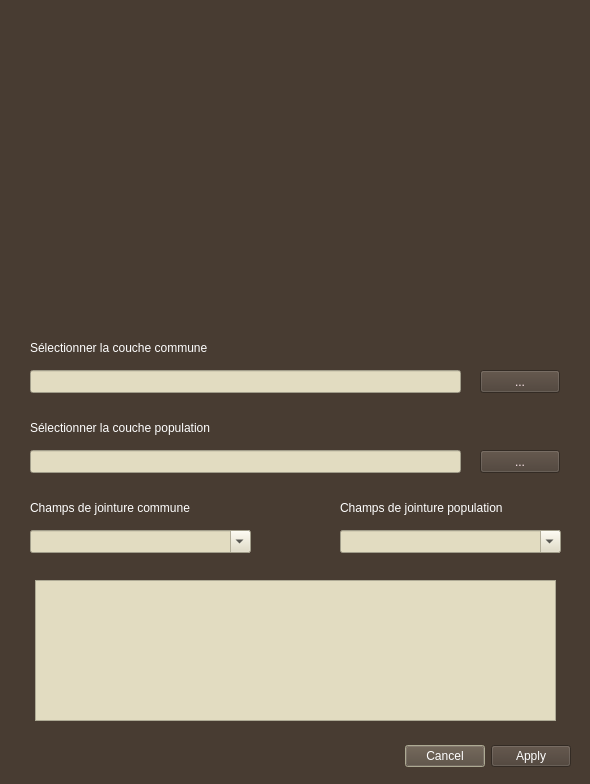
<?xml version="1.0" encoding="UTF-8"?>
<ui version="4.0">
 <class>CreationMapDialogBase</class>
 <widget class="QDialog" name="CreationMapDialogBase">
  <property name="geometry">
   <rect>
    <x>0</x>
    <y>0</y>
    <width>590</width>
    <height>784</height>
   </rect>
  </property>
  <property name="windowTitle">
   <string>CreationMap</string>
  </property>
  <property name="styleSheet">
   <string notr="true">background-color: rgb(72, 60, 50);
selection-color: rgb(0, 0, 0);
selection-background-color: rgb(226, 222, 194);
border-color: rgb(226, 222, 194);
color: rgb(255, 255, 255);</string>
  </property>
  <widget class="QDialogButtonBox" name="button_box">
   <property name="geometry">
    <rect>
     <x>230</x>
     <y>740</y>
     <width>341</width>
     <height>32</height>
    </rect>
   </property>
   <property name="palette">
    <palette>
     <active>
      <colorrole role="WindowText">
       <brush brushstyle="SolidPattern">
        <color alpha="255">
         <red>255</red>
         <green>255</green>
         <blue>255</blue>
        </color>
       </brush>
      </colorrole>
      <colorrole role="Button">
       <brush brushstyle="SolidPattern">
        <color alpha="255">
         <red>72</red>
         <green>60</green>
         <blue>50</blue>
        </color>
       </brush>
      </colorrole>
      <colorrole role="Text">
       <brush brushstyle="SolidPattern">
        <color alpha="255">
         <red>255</red>
         <green>255</green>
         <blue>255</blue>
        </color>
       </brush>
      </colorrole>
      <colorrole role="ButtonText">
       <brush brushstyle="SolidPattern">
        <color alpha="255">
         <red>255</red>
         <green>255</green>
         <blue>255</blue>
        </color>
       </brush>
      </colorrole>
      <colorrole role="Base">
       <brush brushstyle="SolidPattern">
        <color alpha="255">
         <red>72</red>
         <green>60</green>
         <blue>50</blue>
        </color>
       </brush>
      </colorrole>
      <colorrole role="Window">
       <brush brushstyle="SolidPattern">
        <color alpha="255">
         <red>72</red>
         <green>60</green>
         <blue>50</blue>
        </color>
       </brush>
      </colorrole>
      <colorrole role="Highlight">
       <brush brushstyle="SolidPattern">
        <color alpha="255">
         <red>226</red>
         <green>222</green>
         <blue>194</blue>
        </color>
       </brush>
      </colorrole>
      <colorrole role="HighlightedText">
       <brush brushstyle="SolidPattern">
        <color alpha="255">
         <red>0</red>
         <green>0</green>
         <blue>0</blue>
        </color>
       </brush>
      </colorrole>
      <colorrole role="PlaceholderText">
       <brush brushstyle="SolidPattern">
        <color alpha="255">
         <red>255</red>
         <green>255</green>
         <blue>255</blue>
        </color>
       </brush>
      </colorrole>
     </active>
     <inactive>
      <colorrole role="WindowText">
       <brush brushstyle="SolidPattern">
        <color alpha="255">
         <red>255</red>
         <green>255</green>
         <blue>255</blue>
        </color>
       </brush>
      </colorrole>
      <colorrole role="Button">
       <brush brushstyle="SolidPattern">
        <color alpha="255">
         <red>72</red>
         <green>60</green>
         <blue>50</blue>
        </color>
       </brush>
      </colorrole>
      <colorrole role="Text">
       <brush brushstyle="SolidPattern">
        <color alpha="255">
         <red>255</red>
         <green>255</green>
         <blue>255</blue>
        </color>
       </brush>
      </colorrole>
      <colorrole role="ButtonText">
       <brush brushstyle="SolidPattern">
        <color alpha="255">
         <red>255</red>
         <green>255</green>
         <blue>255</blue>
        </color>
       </brush>
      </colorrole>
      <colorrole role="Base">
       <brush brushstyle="SolidPattern">
        <color alpha="255">
         <red>72</red>
         <green>60</green>
         <blue>50</blue>
        </color>
       </brush>
      </colorrole>
      <colorrole role="Window">
       <brush brushstyle="SolidPattern">
        <color alpha="255">
         <red>72</red>
         <green>60</green>
         <blue>50</blue>
        </color>
       </brush>
      </colorrole>
      <colorrole role="Highlight">
       <brush brushstyle="SolidPattern">
        <color alpha="255">
         <red>226</red>
         <green>222</green>
         <blue>194</blue>
        </color>
       </brush>
      </colorrole>
      <colorrole role="HighlightedText">
       <brush brushstyle="SolidPattern">
        <color alpha="255">
         <red>0</red>
         <green>0</green>
         <blue>0</blue>
        </color>
       </brush>
      </colorrole>
      <colorrole role="PlaceholderText">
       <brush brushstyle="SolidPattern">
        <color alpha="255">
         <red>255</red>
         <green>255</green>
         <blue>255</blue>
        </color>
       </brush>
      </colorrole>
     </inactive>
     <disabled>
      <colorrole role="WindowText">
       <brush brushstyle="SolidPattern">
        <color alpha="255">
         <red>255</red>
         <green>255</green>
         <blue>255</blue>
        </color>
       </brush>
      </colorrole>
      <colorrole role="Button">
       <brush brushstyle="SolidPattern">
        <color alpha="255">
         <red>72</red>
         <green>60</green>
         <blue>50</blue>
        </color>
       </brush>
      </colorrole>
      <colorrole role="Text">
       <brush brushstyle="SolidPattern">
        <color alpha="255">
         <red>255</red>
         <green>255</green>
         <blue>255</blue>
        </color>
       </brush>
      </colorrole>
      <colorrole role="ButtonText">
       <brush brushstyle="SolidPattern">
        <color alpha="255">
         <red>255</red>
         <green>255</green>
         <blue>255</blue>
        </color>
       </brush>
      </colorrole>
      <colorrole role="Base">
       <brush brushstyle="SolidPattern">
        <color alpha="255">
         <red>72</red>
         <green>60</green>
         <blue>50</blue>
        </color>
       </brush>
      </colorrole>
      <colorrole role="Window">
       <brush brushstyle="SolidPattern">
        <color alpha="255">
         <red>72</red>
         <green>60</green>
         <blue>50</blue>
        </color>
       </brush>
      </colorrole>
      <colorrole role="Highlight">
       <brush brushstyle="SolidPattern">
        <color alpha="255">
         <red>226</red>
         <green>222</green>
         <blue>194</blue>
        </color>
       </brush>
      </colorrole>
      <colorrole role="HighlightedText">
       <brush brushstyle="SolidPattern">
        <color alpha="255">
         <red>0</red>
         <green>0</green>
         <blue>0</blue>
        </color>
       </brush>
      </colorrole>
      <colorrole role="PlaceholderText">
       <brush brushstyle="SolidPattern">
        <color alpha="255">
         <red>255</red>
         <green>255</green>
         <blue>255</blue>
        </color>
       </brush>
      </colorrole>
     </disabled>
    </palette>
   </property>
   <property name="mouseTracking">
    <bool>false</bool>
   </property>
   <property name="orientation">
    <enum>Qt::Horizontal</enum>
   </property>
   <property name="standardButtons">
    <set>QDialogButtonBox::Apply|QDialogButtonBox::Cancel</set>
   </property>
   <property name="centerButtons">
    <bool>false</bool>
   </property>
  </widget>
  <widget class="QLabel" name="banner">
   <property name="geometry">
    <rect>
     <x>-10</x>
     <y>0</y>
     <width>611</width>
     <height>311</height>
    </rect>
   </property>
   <property name="text">
    <string/>
   </property>
   <property name="pixmap">
    <pixmap>image/banner.png</pixmap>
   </property>
   <property name="scaledContents">
    <bool>true</bool>
   </property>
  </widget>
  <widget class="QLabel" name="label_commune">
   <property name="geometry">
    <rect>
     <x>30</x>
     <y>340</y>
     <width>211</width>
     <height>16</height>
    </rect>
   </property>
   <property name="text">
    <string>Sélectionner la couche commune</string>
   </property>
  </widget>
  <widget class="QLineEdit" name="input_commune">
   <property name="geometry">
    <rect>
     <x>30</x>
     <y>370</y>
     <width>431</width>
     <height>23</height>
    </rect>
   </property>
   <property name="styleSheet">
    <string notr="true">background-color: rgb(226, 220, 193);
color: rgb(0, 0, 0);</string>
   </property>
  </widget>
  <widget class="QPushButton" name="button_commune">
   <property name="geometry">
    <rect>
     <x>480</x>
     <y>370</y>
     <width>80</width>
     <height>23</height>
    </rect>
   </property>
   <property name="styleSheet">
    <string notr="true">color: rgb(255, 233, 238);</string>
   </property>
   <property name="text">
    <string>...</string>
   </property>
  </widget>
  <widget class="QLabel" name="label_population">
   <property name="geometry">
    <rect>
     <x>30</x>
     <y>420</y>
     <width>211</width>
     <height>16</height>
    </rect>
   </property>
   <property name="text">
    <string>Sélectionner la couche population</string>
   </property>
  </widget>
  <widget class="QLineEdit" name="input_population">
   <property name="geometry">
    <rect>
     <x>30</x>
     <y>450</y>
     <width>431</width>
     <height>23</height>
    </rect>
   </property>
   <property name="styleSheet">
    <string notr="true">background-color: rgb(226, 220, 193);
color: rgb(0, 0, 0);</string>
   </property>
  </widget>
  <widget class="QPushButton" name="button_population">
   <property name="geometry">
    <rect>
     <x>480</x>
     <y>450</y>
     <width>80</width>
     <height>23</height>
    </rect>
   </property>
   <property name="styleSheet">
    <string notr="true">color: rgb(255, 233, 238);</string>
   </property>
   <property name="text">
    <string>...</string>
   </property>
  </widget>
  <widget class="QLabel" name="icon_join">
   <property name="geometry">
    <rect>
     <x>270</x>
     <y>520</y>
     <width>51</width>
     <height>41</height>
    </rect>
   </property>
   <property name="styleSheet">
    <string notr="true">color: rgb(148, 255, 219);</string>
   </property>
   <property name="text">
    <string/>
   </property>
   <property name="pixmap">
    <pixmap>image/icon_join.png</pixmap>
   </property>
   <property name="scaledContents">
    <bool>true</bool>
   </property>
   <property name="wordWrap">
    <bool>false</bool>
   </property>
  </widget>
  <widget class="QComboBox" name="commune_join">
   <property name="geometry">
    <rect>
     <x>30</x>
     <y>530</y>
     <width>221</width>
     <height>23</height>
    </rect>
   </property>
   <property name="font">
    <font>
     <weight>50</weight>
     <bold>false</bold>
    </font>
   </property>
   <property name="styleSheet">
    <string notr="true">background-color: rgb(226, 220, 193);
color: rgb(0, 0, 0);</string>
   </property>
   <property name="editable">
    <bool>true</bool>
   </property>
   <property name="currentText">
    <string/>
   </property>
  </widget>
  <widget class="QLabel" name="label">
   <property name="geometry">
    <rect>
     <x>30</x>
     <y>500</y>
     <width>191</width>
     <height>16</height>
    </rect>
   </property>
   <property name="text">
    <string>Champs de jointure commune</string>
   </property>
  </widget>
  <widget class="QLabel" name="label_2">
   <property name="geometry">
    <rect>
     <x>340</x>
     <y>500</y>
     <width>191</width>
     <height>16</height>
    </rect>
   </property>
   <property name="text">
    <string>Champs de jointure population</string>
   </property>
  </widget>
  <widget class="QListView" name="list_region">
   <property name="geometry">
    <rect>
     <x>35</x>
     <y>580</y>
     <width>521</width>
     <height>141</height>
    </rect>
   </property>
   <property name="styleSheet">
    <string notr="true">background-color: rgb(226, 220, 193);
selection-background-color: rgb(182, 177, 156);
color: rgb(0, 0, 0);</string>
   </property>
  </widget>
  <widget class="QComboBox" name="population_join">
   <property name="geometry">
    <rect>
     <x>340</x>
     <y>530</y>
     <width>221</width>
     <height>23</height>
    </rect>
   </property>
   <property name="font">
    <font>
     <weight>50</weight>
     <bold>false</bold>
    </font>
   </property>
   <property name="styleSheet">
    <string notr="true">background-color: rgb(226, 220, 193);
color: rgb(0, 0, 0);</string>
   </property>
   <property name="editable">
    <bool>true</bool>
   </property>
   <property name="currentText">
    <string/>
   </property>
  </widget>
 </widget>
 <resources/>
 <connections>
  <connection>
   <sender>button_box</sender>
   <signal>accepted()</signal>
   <receiver>CreationMapDialogBase</receiver>
   <slot>accept()</slot>
   <hints>
    <hint type="sourcelabel">
     <x>20</x>
     <y>20</y>
    </hint>
    <hint type="destinationlabel">
     <x>20</x>
     <y>20</y>
    </hint>
   </hints>
  </connection>
  <connection>
   <sender>button_box</sender>
   <signal>rejected()</signal>
   <receiver>CreationMapDialogBase</receiver>
   <slot>reject()</slot>
   <hints>
    <hint type="sourcelabel">
     <x>20</x>
     <y>20</y>
    </hint>
    <hint type="destinationlabel">
     <x>20</x>
     <y>20</y>
    </hint>
   </hints>
  </connection>
 </connections>
</ui>
